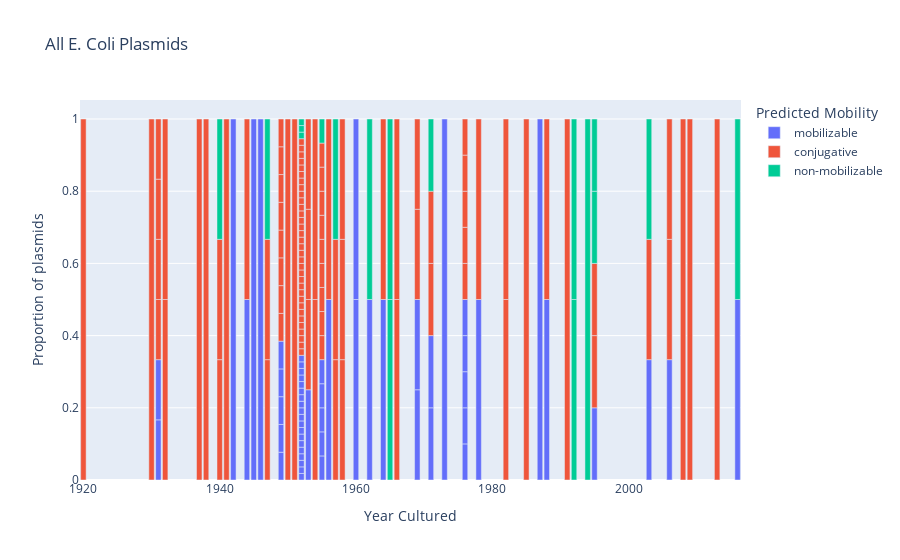

Notebook cell for this chart:
### Code cell
mob_rgi = merged_mob.loc[merged_mob[0].isin(ecoli_mlplasmid_out['Contig'])].copy()
px.bar(
    mob_rgi,
    x="Year",
    y=mob_rgi['Year'].map((1/mob_rgi['Year'].value_counts()).to_dict()),
    labels={"Year": "Year Cultured", 'predicted_mobility_x': "Predicted Mobility", 'y': 'Proportion of plasmids'},
    title="All E. Coli Plasmids",
    # hover_data=["Accession_Number", "Resistance Mechanism", "Best_Hit_ARO", "Drug Class", "AMR Gene Family", 'Contig', 'Strain'],
    # color='Best_Hit_ARO',
    color='predicted_mobility_x'
)

### Figure 1 — Plotly figure (JSON) as saved in the notebook; plotly's stock layout.template omitted (floating-point values rounded to 4 significant figures)
{"data": [{"alignmentgroup": "True", "hovertemplate": "Predicted Mobility=mobilizable<br>Year Cultured=%{x}<br>Proportion of plasmids=%{y}<extra></extra>", "legendgroup": "mobilizable", "marker": {"color": "#636efa", "pattern": {"shape": ""}}, "name": "mobilizable", "offsetgroup": "mobilizable", "orientation": "v", "showlegend": true, "textposition": "auto", "type": "bar", "x": [1960, 1960, 1962, 1969, 2006, 1942, 1952, 1952, 1955, 1976, 1969, 1987, 1964, 1976, 1971, 1971, 1955, 1949, 1973, 1978, 1952, 1952, 1995, 1988, 2003, 1976, 1952, 2016, 1931, 1949, 1952, 1976, 1931, 1944, 1952, 1955, 1945, 1952, 1949, 1949, 1949, 1956, 1953, 1952, 1952, 1946, 1952, 1952, 1952, 1952, 1952, 1976, 1952, 1952, 1952, 1952, 1955, 1955], "xaxis": "x", "y": [0.5, 0.5, 0.5, 0.25, 0.3333, 1, 0.01818, 0.01818, 0.06667, 0.1, 0.25, 1, 0.5, 0.1, 0.2, 0.2, 0.06667, 0.07692, 1, 0.5, 0.01818, 0.01818, 0.2, 0.5, 0.3333, 0.1, 0.01818, 0.5, 0.1667, 0.07692, 0.01818, 0.1, 0.1667, 0.5, 0.01818, 0.06667, 1, 0.01818, 0.07692, 0.07692, 0.07692, 0.5, 0.25, 0.01818, 0.01818, 1, 0.01818, 0.01818, 0.01818, 0.01818, 0.01818, 0.1, 0.01818, 0.01818, 0.01818, 0.01818, 0.06667, 0.06667], "yaxis": "y"}, {"alignmentgroup": "True", "hovertemplate": "Predicted Mobility=conjugative<br>Year Cultured=%{x}<br>Proportion of plasmids=%{y}<extra></extra>", "legendgroup": "conjugative", "marker": {"color": "#EF553B", "pattern": {"shape": ""}}, "name": "conjugative", "offsetgroup": "conjugative", "orientation": "v", "showlegend": true, "textposition": "auto", "type": "bar", "x": [1949, 1950, 1949, 1952, 1955, 1955, 1955, 1958, 1991, 1995, 2003, 2009, 2006, 1920, 1930, 1937, 1938, 1940, 1940, 1941, 1947, 1949, 1952, 1952, 1953, 1952, 1952, 1952, 1952, 1955, 1954, 1955, 1953, 1957, 1971, 1932, 1931, 1931, 1944, 1952, 1952, 1955, 1955, 1966, 1957, 1976, 1955, 1988, 1969, 1969, 1964, 1966, 1995, 1958, 1952, 1958, 1955, 2006, 2013, 1952, 1971, 1982, 1952, 1978, 1949, 1951, 1976, 1982, 1985, 2008, 1931, 1931, 1932, 1952, 1947, 1952, 1952, 1952, 1949, 1949, 1949, 1949, 1952, 1952, 1956, 1952, 1953, 1952, 1952, 1976, 1952, 1952, 1952, 1954, 1976, 1952, 1976, 1952, 1952, 1952, 1952, 1952, 1952, 1952, 1952], "xaxis": "x", "y": [0.07692, 1, 0.07692, 0.01818, 0.06667, 0.06667, 0.06667, 0.3333, 1, 0.2, 0.3333, 1, 0.3333, 1, 1, 1, 1, 0.3333, 0.3333, 1, 0.3333, 0.07692, 0.01818, 0.01818, 0.25, 0.01818, 0.01818, 0.01818, 0.01818, 0.06667, 0.5, 0.06667, 0.25, 0.3333, 0.2, 0.5, 0.1667, 0.1667, 0.5, 0.01818, 0.01818, 0.06667, 0.06667, 0.5, 0.3333, 0.1, 0.06667, 0.5, 0.25, 0.25, 0.5, 0.5, 0.2, 0.3333, 0.01818, 0.3333, 0.06667, 0.3333, 1, 0.01818, 0.2, 0.5, 0.01818, 0.5, 0.07692, 1, 0.1, 0.5, 1, 1, 0.1667, 0.1667, 0.5, 0.01818, 0.3333, 0.01818, 0.01818, 0.01818, 0.07692, 0.07692, 0.07692, 0.07692, 0.01818, 0.01818, 0.5, 0.01818, 0.25, 0.01818, 0.01818, 0.1, 0.01818, 0.01818, 0.01818, 0.5, 0.1, 0.01818, 0.1, 0.01818, 0.01818, 0.01818, 0.01818, 0.01818, 0.01818, 0.01818, 0.01818], "yaxis": "y"}, {"alignmentgroup": "True", "hovertemplate": "Predicted Mobility=non-mobilizable<br>Year Cultured=%{x}<br>Proportion of plasmids=%{y}<extra></extra>", "legendgroup": "non-mobilizable", "marker": {"color": "#00cc96", "pattern": {"shape": ""}}, "name": "non-mobilizable", "offsetgroup": "non-mobilizable", "orientation": "v", "showlegend": true, "textposition": "auto", "type": "bar", "x": [1947, 1962, 1971, 2003, 1940, 1965, 1965, 1957, 1992, 1992, 1995, 1995, 1994, 1952, 2016, 1952, 1952, 1955], "xaxis": "x", "y": [0.3333, 0.5, 0.2, 0.3333, 0.3333, 0.5, 0.5, 0.3333, 0.5, 0.5, 0.2, 0.2, 1, 0.01818, 0.5, 0.01818, 0.01818, 0.06667], "yaxis": "y"}], "layout": {"autosize": true, "barmode": "relative", "legend": {"title": {"text": "Predicted Mobility"}, "tracegroupgap": 0}, "title": {"text": "All E. Coli Plasmids"}, "xaxis": {"anchor": "y", "autorange": true, "domain": [0, 1], "range": [1920.0, 2016.0], "title": {"text": "Year Cultured"}, "type": "linear"}, "yaxis": {"anchor": "x", "autorange": true, "domain": [0, 1], "range": [0, 1.053], "title": {"text": "Proportion of plasmids"}, "type": "linear"}}}
